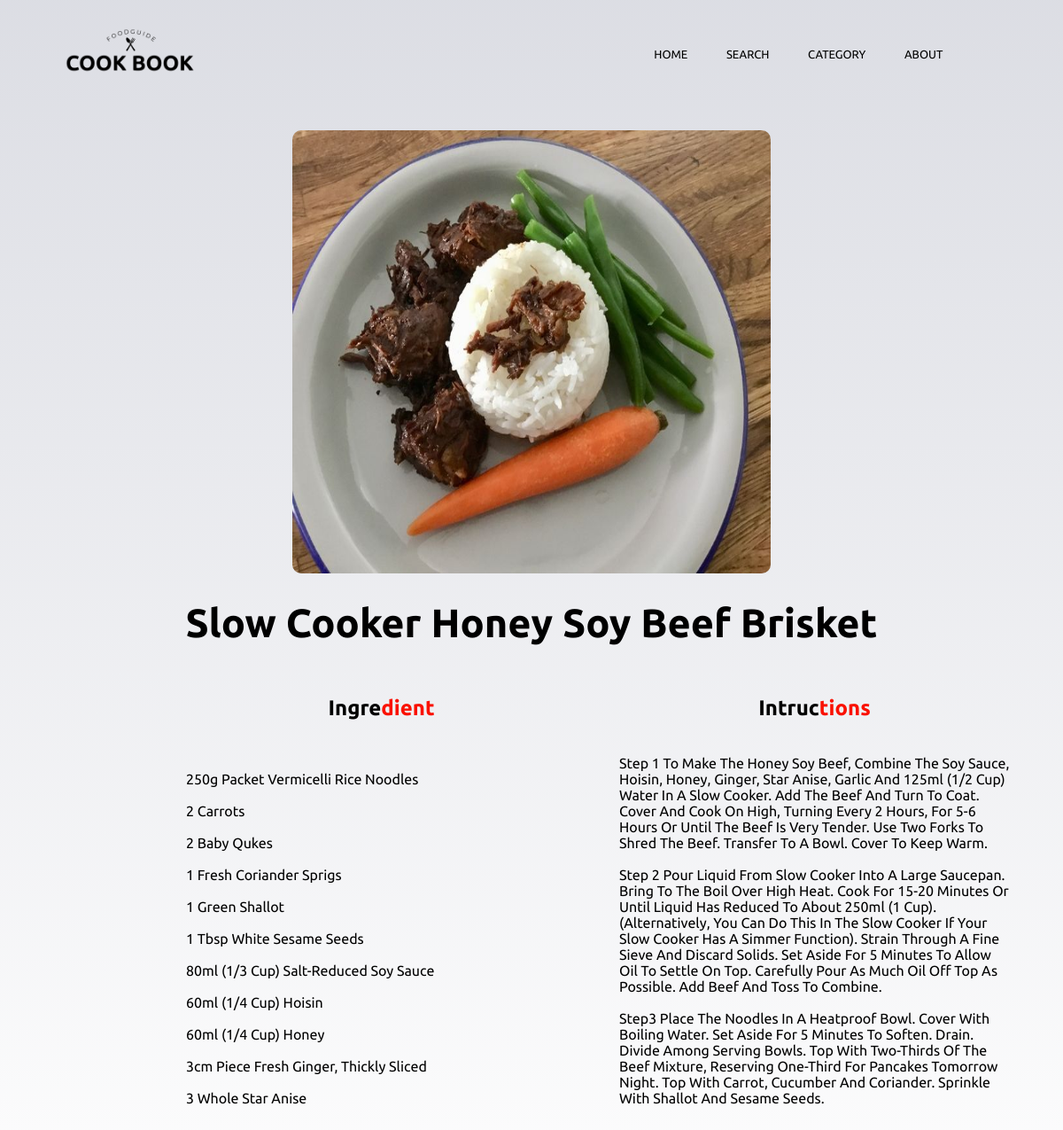
The page /recipe/4 on the database its author committed.
### recipe/models.py (models this page shows, shortened)
class recipe(models.Model):
    class mode(models.TextChoices):
        dessert = "dessert"
        meat = "meat"
        halal = "halal"
        beverag = "beverag"
        ovovegen = "ovovegen"
        vegy = "vegetarian"
        appetizer = "appetizer"
    pic = models.ImageField(upload_to="",blank=True,null=True)
    menu = models.CharField(max_length=100,default=None)
    ingredient_unit = models.TextField(blank=True)
    HowToDo = models.TextField(blank=True)
    ingredientInmenu =models.ManyToManyField(ingredient,blank=True,related_name="ingredientInrecipe")
    type = models.CharField(max_length=100,
        choices=mode.choices,
        default=None,
        )
    status = ''
    price = models.FloatField(default=None, null=True)
    calorie = models.IntegerField(default=None, null=True)
    member = models.ManyToManyField(User,blank=True,related_name="member")
    like = models.ManyToManyField(User,blank=True,related_name="like")

### recipe/views.py (the view)
# urls.py: path('<int:menu_id>',views.menu,name="menu"),
def menu (request,menu_id):
    Recipe = get_object_or_404(recipe,pk=menu_id)
    if  Recipe.price == None or Recipe.price == 0.0:
        Recipe.status = "free"
        Recipe.save()
    else :
        Recipe.status = "price"
        Recipe.save()
        if not request.user.is_authenticated:
            return HttpResponseRedirect(reverse("login"))
    howtodo=Recipe.HowToDo.split('>')
    ingredient=Recipe.ingredient_unit.split('>')
    return render(request,"recipe/menu.html",{
        "menu": Recipe,
        "comment": Comment.objects.all(),
        'user':request.user,
        'howtodo':howtodo ,
        'ingredient':ingredient
    })

### recipe/templates/Recipe/menu.html (shortened to what this page needs)
{% extends 'recipe/base_menu.html' %}
{% block content %}
{% if menu.price > 0.0  %}
{% if menu.member.all  %}
  {% for member in menu.member.all %}
    {% if user == member %}
                {% load static %}
    {% else %}  <center>
      คุณยังไม่ได้ซื้อเมนูนี้ <br>
      <a href="{% url 'recipe:confirm' menu.id %}">Buy</a>
            </center>
    {% endif %}
    {% endfor %}{% else %}  <center>
      คุณยังไม่ได้ซื้อเมนูนี้ <br>
      <a href="{% url 'recipe:confirm' menu.id %}">Buy</a>
            </center>{% endif %}
{% else %}
    <body>
      <section class="header">
          <nav>
            <a href="{% url 'home' %}">
              {% load static %}
              <img src="{% static 'images/logo_2.png' %}" width="10%" /></a>
        <div class="nav-links" id="navLinks">
          <ul>
            <li><a href="{% url 'home' %}">Home</a></li>
            <li><a href="{% url 'recipe:search' %}">Search</a></li>
            <li><a href="#news">Category</a>
                  <li><a href = "{% url 'recipe:vegy' %}" >Vegetarian</a></li></li>
              </ul>
            </div>
            <li><a href="#" class="About">About</a>
            </li>
            <li ><a href="#">{{ user.username }}</a>
  </li>
        </nav>
        </section>
        <main class="page">
          <div class="recipe-page">
            <section class="recipe-hero">
              <img class="recipe-hero-img" src="{{menu.pic.url}}" >
              <h2>{{menu.menu}}</h2>
            </section>
            <br><br><br>
            <section class="recipe-content">
              <article>
                <h4 class="heading">Ingre<span>dient</span></h4>
                      <br>
                <div class="single-instruction">
                  <head>
                    {% for list in ingredient %}
                    <p>{{list}}
                      <br>
                      <br>
                    </p>
                  </head>
                  {% endfor %}
                </div>
              </article>
              <article class="second-column">
                <div>
                  <h4 class="heading">Intruc<span>tions</span></h4>
                  {% for how in howtodo %}
                  <p class="single-ingredient">
                    {{ how }}
                    <br>
                    <br>
                  </p>
                  {% endfor %}
                </div>
              </article>
            </section>
            <br><br>
          </div>
        </main>
{% endif %}
{% endblock %}

### static/css/style-cat.css (style rules this page uses)
* { margin: 0; padding: 0; font-family: 'Ubuntu', sans-serif; box-sizing: border-box; text-decoration: none; outline: none; border: none; text-transform: capitalize; transition: all .2s linear; }
body { background-image: linear-gradient(rgba(205, 207, 216, 0.7),rgba(255, 255, 255, 0.7)), url(/static/images/bg7.jpg) ; background-size: cover; background-position: center; background-attachment: fixed; }
nav { display: flex; padding: 2% 6%; justify-content: space-between; align-items: center; }
nav img { width: 150px; }
.nav-links { flex: 1; text-align: right; }
.nav-links ul li { list-style: none; display: inline-block; padding: 20px 20px; position: relative; }
.nav-links ul li a { color: black; text-decoration: none; text-transform: uppercase; font-size: 13px; }
.nav-links ul li::after { content: ''; width: 0%; height: 2px; background: #f44336; display: block; margin: auto; }
.heading { text-align: center; font-size: 3.5rem; padding: 1rem; color: #666; }
.heading span { color: #f44336; }
.heading { text-align: center; font-size: 3.5rem; padding: 1rem; color: rgb(0, 0, 0); }
.heading span { color: #fa1100; }

### static/css/menu.css (style rules this page uses)
.page { width: 90vw; margin: 0 auto; padding-top: 2rem; min-height: calc(100vh - (10rem + 10rem )); }
.recipe-page .recipe-hero { display: flex; flex-wrap: wrap; justify-content: space-around; }
.recipe-hero-img { height: 500px; width: 50%; border-radius: 10px; }
.recipe-content { display: grid; gap: 3rem; grid-template-columns: 2fr 2fr; padding-left: 150px; }
.recipe-content .heading { padding: 0.15rem; font-size: 24px; color: rgb(0, 0, 0); }
.heading span { color: #fa1100; }
h2 { margin-top: 30px; font-size: 45px; }

### rows shown on the page
recipe: pic (picture), menu "Slow Cooker Honey Soy Beef Brisket"

### other values the page prints
{{ list }} "250g Packet Vermicelli Rice Noodles" "2 Carrots" "2 Baby Qukes" "1 Fresh Coriander Sprigs" "1 Green Shallot" "1 Tbsp White Sesame Seeds" "80ml (1/3 Cup) Salt-Reduced Soy Sauce" "60ml (1/4 Cup) Hoisin" "60ml (1/4 Cup) Honey" "3cm Piece Fresh Ginger, Thickly Sliced" "3 Whole Star Anise"
